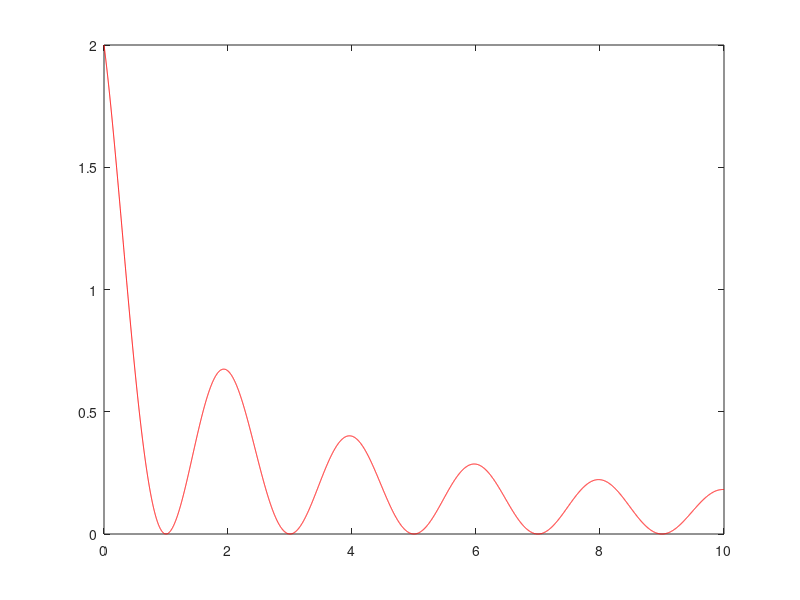

Write the MATLAB code that produced this figure. (Note: this script raises an error after producing the figure.)
X = [0:0.001:10];
lambda_f = @(x) (1 + cos(pi * x)) ./ (1 + x);

plot(X, lambda_f(X), 'Color', 'r')

x = linspace(0, 10, 21);
y = Lagrange(x, lambda_f(x), X);

hold on

plot(X, y', 'Color', 'b')

legend('(1+cos(pi*x))/(1 + x)', 'lagrange')